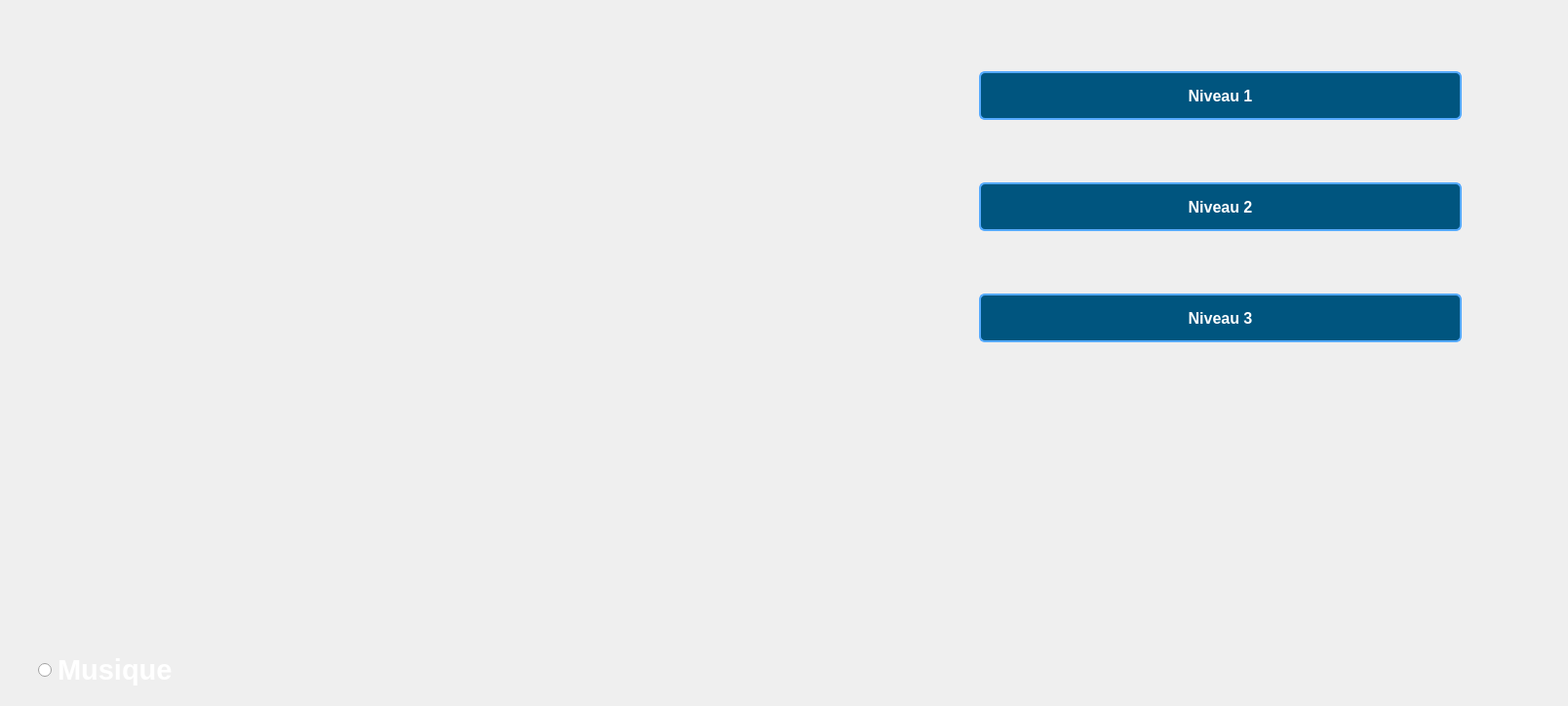
<?xml version="1.0" encoding="UTF-8"?>
<ui version="4.0">
 <class>MainWindow</class>
 <widget class="QMainWindow" name="MainWindow">
  <property name="geometry">
   <rect>
    <x>0</x>
    <y>0</y>
    <width>1608</width>
    <height>724</height>
   </rect>
  </property>
  <property name="styleSheet">
   <string notr="true"/>
  </property>
  <widget class="QWidget" name="centralwidget">
   <property name="styleSheet">
    <string notr="true"/>
   </property>
   <layout class="QHBoxLayout" name="horizontalLayout" stretch="1,1">
    <property name="spacing">
     <number>0</number>
    </property>
    <property name="sizeConstraint">
     <enum>QLayout::SizeConstraint::SetDefaultConstraint</enum>
    </property>
    <item>
     <layout class="QVBoxLayout" name="verticalLayout_2">
      <property name="leftMargin">
       <number>30</number>
      </property>
      <property name="topMargin">
       <number>650</number>
      </property>
      <item>
       <widget class="QRadioButton" name="radioButton">
        <property name="sizePolicy">
         <sizepolicy hsizetype="Minimum" vsizetype="Fixed">
          <horstretch>50</horstretch>
          <verstretch>52</verstretch>
         </sizepolicy>
        </property>
        <property name="minimumSize">
         <size>
          <width>50</width>
          <height>50</height>
         </size>
        </property>
        <property name="font">
         <font>
          <pointsize>22</pointsize>
          <bold>true</bold>
         </font>
        </property>
        <property name="styleSheet">
         <string notr="true">color: rgb(255, 255, 255);</string>
        </property>
        <property name="text">
         <string>Musique</string>
        </property>
       </widget>
      </item>
     </layout>
    </item>
    <item>
     <layout class="QVBoxLayout" name="verticalLayout">
      <property name="spacing">
       <number>0</number>
      </property>
      <property name="leftMargin">
       <number>200</number>
      </property>
      <property name="rightMargin">
       <number>100</number>
      </property>
      <property name="bottomMargin">
       <number>300</number>
      </property>
      <item>
       <widget class="QPushButton" name="Level1">
        <property name="sizePolicy">
         <sizepolicy hsizetype="Expanding" vsizetype="Maximum">
          <horstretch>0</horstretch>
          <verstretch>0</verstretch>
         </sizepolicy>
        </property>
        <property name="minimumSize">
         <size>
          <width>50</width>
          <height>50</height>
         </size>
        </property>
        <property name="font">
         <font>
          <pointsize>12</pointsize>
          <bold>true</bold>
         </font>
        </property>
        <property name="styleSheet">
         <string notr="true">background-color: rgb(0, 85, 127);
  color: white;
    border-width: 2px;
    border-style: solid;
	border-color: rgb(85, 170, 255);
    border-radius: 6px;</string>
        </property>
        <property name="text">
         <string>Niveau 1</string>
        </property>
        <property name="iconSize">
         <size>
          <width>16</width>
          <height>1</height>
         </size>
        </property>
       </widget>
      </item>
      <item>
       <widget class="QPushButton" name="Level2">
        <property name="minimumSize">
         <size>
          <width>50</width>
          <height>50</height>
         </size>
        </property>
        <property name="font">
         <font>
          <pointsize>12</pointsize>
          <bold>true</bold>
         </font>
        </property>
        <property name="styleSheet">
         <string notr="true">background-color: rgb(0, 85, 127);
  color: white;
    border-width: 2px;
    border-style: solid;
	border-color: rgb(85, 170, 255);
    border-radius: 6px;</string>
        </property>
        <property name="text">
         <string>Niveau 2</string>
        </property>
       </widget>
      </item>
      <item>
       <widget class="QPushButton" name="Level3">
        <property name="minimumSize">
         <size>
          <width>50</width>
          <height>50</height>
         </size>
        </property>
        <property name="font">
         <font>
          <pointsize>12</pointsize>
          <bold>true</bold>
         </font>
        </property>
        <property name="styleSheet">
         <string notr="true">background-color: rgb(0, 85, 127);
  color: white;
    border-width: 2px;
    border-style: solid;
	border-color: rgb(85, 170, 255);
    border-radius: 6px;</string>
        </property>
        <property name="text">
         <string>Niveau 3</string>
        </property>
       </widget>
      </item>
     </layout>
    </item>
   </layout>
  </widget>
 </widget>
 <resources/>
 <connections>
  <connection>
   <sender>Level1</sender>
   <signal>clicked()</signal>
   <receiver>MainWindow</receiver>
   <slot>Level1()</slot>
   <hints>
    <hint type="sourcelabel">
     <x>1225</x>
     <y>98</y>
    </hint>
    <hint type="destinationlabel">
     <x>1279</x>
     <y>5</y>
    </hint>
   </hints>
  </connection>
  <connection>
   <sender>Level2</sender>
   <signal>clicked()</signal>
   <receiver>MainWindow</receiver>
   <slot>Level2()</slot>
   <hints>
    <hint type="sourcelabel">
     <x>1333</x>
     <y>218</y>
    </hint>
    <hint type="destinationlabel">
     <x>1584</x>
     <y>175</y>
    </hint>
   </hints>
  </connection>
  <connection>
   <sender>Level3</sender>
   <signal>clicked()</signal>
   <receiver>MainWindow</receiver>
   <slot>Level3()</slot>
   <hints>
    <hint type="sourcelabel">
     <x>1287</x>
     <y>317</y>
    </hint>
    <hint type="destinationlabel">
     <x>1589</x>
     <y>270</y>
    </hint>
   </hints>
  </connection>
  <connection>
   <sender>radioButton</sender>
   <signal>clicked()</signal>
   <receiver>MainWindow</receiver>
   <slot>Musique()</slot>
   <hints>
    <hint type="sourcelabel">
     <x>61</x>
     <y>664</y>
    </hint>
    <hint type="destinationlabel">
     <x>5</x>
     <y>623</y>
    </hint>
   </hints>
  </connection>
 </connections>
 <slots>
  <slot>Level1()</slot>
  <slot>Level2()</slot>
  <slot>Level3()</slot>
  <slot>Musique()</slot>
 </slots>
</ui>
